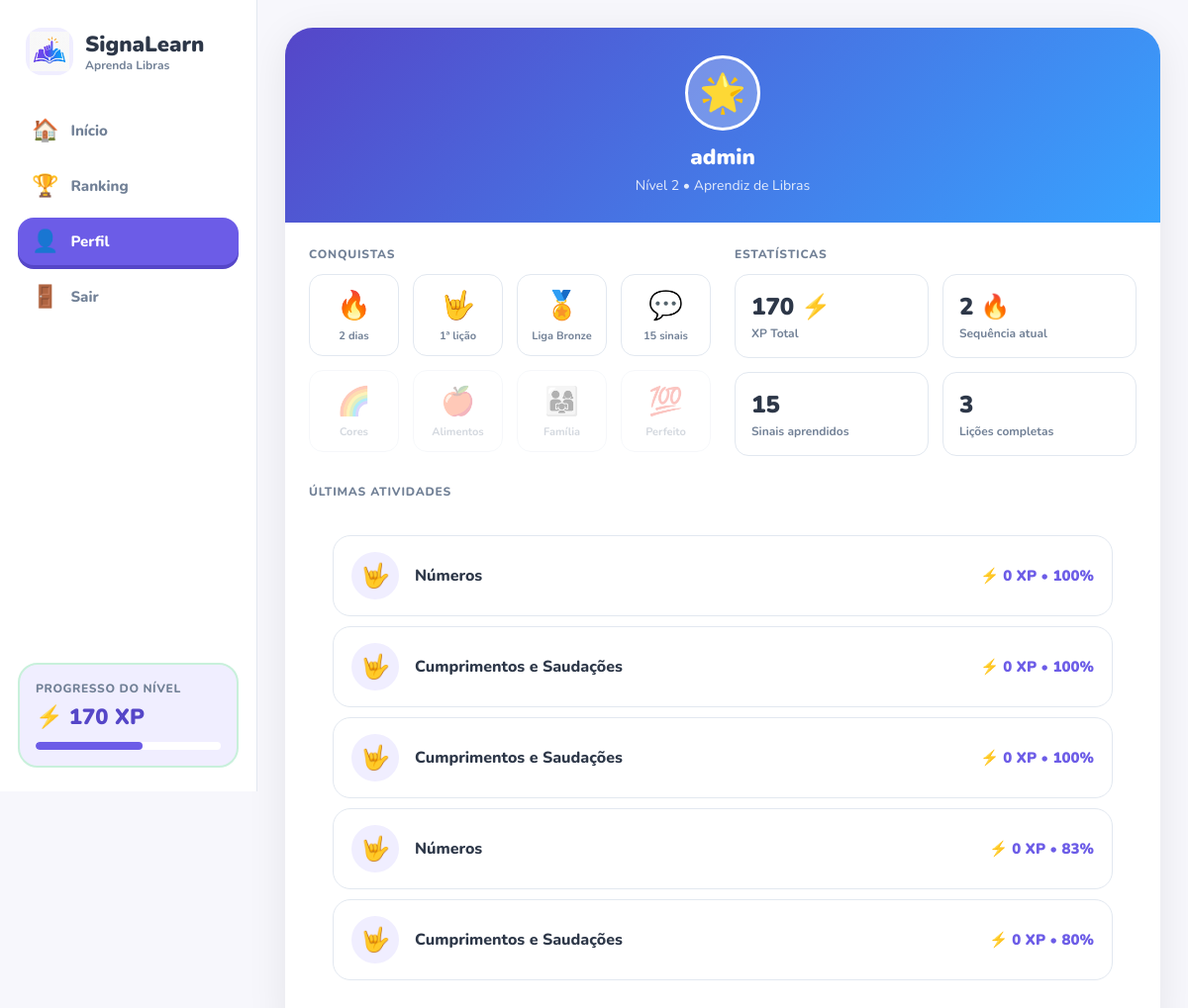
/perfil/ (signed in), run on the app's committed database.
### core/models.py (models this page shows, shortened)
class UserProfile(models.Model):
    user = models.OneToOneField(User, on_delete=models.CASCADE, related_name='profile')
    xp_total = models.PositiveIntegerField(default=0)
    current_streak = models.PositiveIntegerField(default=0)
    signs_learned = models.PositiveIntegerField(default=0)
    completed_lessons = models.PositiveIntegerField(default=0)
    level = models.PositiveIntegerField(default=1)
    league = models.CharField(max_length=30, default='Bronze')
    last_lesson_date = models.DateField(null=True, blank=True)

class LessonAttempt(models.Model):
    user = models.ForeignKey(User, on_delete=models.CASCADE, related_name='lesson_attempts')
    lesson_name = models.CharField(max_length=100)
    accuracy = models.PositiveIntegerField(default=0)
    xp_earned = models.PositiveIntegerField(default=0)
    completed_at = models.DateTimeField(default=timezone.now)

### core/views.py (the view)
# urls.py: path('perfil/', views.profile, name='profile'),
@never_cache
@login_required
def profile(request):
    profile_obj = get_user_profile(request.user)
    attempts = LessonAttempt.objects.filter(
        user=request.user
    ).order_by('-completed_at')[:5]
    return render(request, 'profile.html', {
        'active_tab': 'profile',
        'profile': profile_obj,
        'attempts': attempts,
        'xp_progress_percent': get_xp_progress_percent(profile_obj),
    })

### core/views.py (called while the page is built)
def get_user_profile(user):
    profile_obj, created = UserProfile.objects.get_or_create(user=user)
    return profile_obj

def get_xp_required_for_level(level):
    requirements = {
        1: 100,
        2: 120,
        3: 150,
    }
    return requirements.get(level, 150)

def get_level_from_xp(xp_total):
    level = 1
    remaining_xp = xp_total
    while remaining_xp >= get_xp_required_for_level(level):
        remaining_xp -= get_xp_required_for_level(level)
        level += 1
    return level

def get_current_level_xp(profile_obj):
    remaining_xp = profile_obj.xp_total
    level = 1
    while remaining_xp >= get_xp_required_for_level(level):
        remaining_xp -= get_xp_required_for_level(level)
        level += 1
    return remaining_xp

def get_xp_progress_percent(profile_obj):
    current_level = get_level_from_xp(profile_obj.xp_total)
    current_level_xp = get_current_level_xp(profile_obj)
    xp_required = get_xp_required_for_level(current_level)
    return int((current_level_xp / xp_required) * 100)

### core/templates/profile.html (shortened to what this page needs)
{% extends 'base.html' %}
{% block content %}
<div class="screen active" id="screen-profile">
  <div class="profile-header">
    <div class="profile-avatar">🌟</div>
    <div class="profile-name">
      {{ user.first_name|default:user.username }}
    </div>
    <div class="profile-level">
      Nível {{ profile.level }} • Aprendiz de Libras
    </div>
  </div>
  <div class="profile-content">
    <div class="profile-desktop-grid">
      <section>
        <div class="section-title">Conquistas</div>
        <div class="badges-grid">
          <div class="badge-item">
            <span class="badge-emoji">🔥</span>
            <div class="badge-name">
              {{ profile.current_streak }} dias
            </div>
          </div>
          <div class="badge-item">
            <span class="badge-emoji">🤟</span>
            <div class="badge-name">1ª lição</div>
          </div>
          <div class="badge-item">
            <span class="badge-emoji">🏅</span>
            <div class="badge-name">
              Liga {{ profile.league }}
            </div>
          </div>
          <div class="badge-item">
            <span class="badge-emoji">💬</span>
            <div class="badge-name">
              {{ profile.signs_learned }} sinais
            </div>
          </div>
          <div class="badge-item" style="opacity:0.3">
            <span class="badge-emoji">🌈</span>
            <div class="badge-name">Cores</div>
          </div>
          <div class="badge-item" style="opacity:0.3">
            <span class="badge-emoji">🍎</span>
            <div class="badge-name">Alimentos</div>
          </div>
          <div class="badge-item" style="opacity:0.3">
            <span class="badge-emoji">👨‍👩‍👧</span>
            <div class="badge-name">Família</div>
          </div>
          <div class="badge-item" style="opacity:0.3">
            <span class="badge-emoji">💯</span>
            <div class="badge-name">Perfeito</div>
          </div>
        </div>
      </section>
      <section>
        <div class="section-title">Estatísticas</div>
        <div class="stats-grid">
          <div class="profile-stat">
            <div class="value">{{ profile.xp_total }} ⚡</div>
            <div class="label">XP Total</div>
          </div>
          <div class="profile-stat">
            <div class="value">{{ profile.current_streak }} 🔥</div>
            <div class="label">Sequência atual</div>
          </div>
          <div class="profile-stat">
            <div class="value">{{ profile.signs_learned }}</div>
            <div class="label">Sinais aprendidos</div>
          </div>
          <div class="profile-stat">
            <div class="value">{{ profile.completed_lessons }}</div>
            <div class="label">Lições completas</div>
          </div>
        </div>
      </section>
    </div>
    <section style="margin-top: 28px;">
      <div class="section-title">Últimas atividades</div>
      {% if attempts %}
        <div class="rank-content">
          {% for attempt in attempts %}
            <div class="rank-item">
              <div class="rank-avatar">🤟</div>
              <div class="rank-name">
                {{ attempt.lesson_name }}
              </div>
              <div class="rank-xp">
                ⚡ {{ attempt.xp_earned }} XP • {{ attempt.accuracy }}%
              </div>
            </div>
          {% endfor %}
        </div>
      {% else %}
        <div class="continue-panel">
          <p>Você ainda não completou nenhuma lição.</p>
        </div>
      {% endif %}
    </section>
  </div>
</div>
{% endblock %}

### core/templates/partials/bottom_nav.html
{% load static %}
<aside class="side-nav">
  <div class="brand">
    <div class="brand-icon brand-logo-box">
      <img src="{% static 'LogoPNG.png' %}" alt="Logo SignaLearn" class="brand-logo-img">
    </div>
    <div>
      <div class="brand-name">SignaLearn</div>
      <div class="brand-subtitle">Aprenda Libras</div>
    </div>
  </div>
  <nav class="nav-menu">
  <a href="{% url 'home' %}" class="nav-btn {% if active_tab == 'home' %}active{% endif %}">
    <span class="nav-icon">🏠</span>
    <span>Início</span>
  </a>
  <a href="{% url 'ranking' %}" class="nav-btn {% if active_tab == 'ranking' %}active{% endif %}">
    <span class="nav-icon">🏆</span>
    <span>Ranking</span>
  </a>
  <a href="{% url 'profile' %}" class="nav-btn {% if active_tab == 'profile' %}active{% endif %}">
    <span class="nav-icon">👤</span>
    <span>Perfil</span>
  </a>
  <a href="{% url 'logout' %}" class="nav-btn">
    <span class="nav-icon">🚪</span>
    <span>Sair</span>
  </a>
</nav>
  <div class="side-card">
    <div class="side-card-title">Progresso do nível</div>
    <div class="side-card-xp">⚡ {{ profile.xp_total|default:0 }} XP</div>
    <div class="mini-progress">
      <div class="mini-progress-fill" style="width: {{ xp_progress_percent|default:0 }}%"></div>
    </div>
  </div>
</aside>

### data on the page
UserProfile: xp_total "170", level "2", current_streak "2", league "Bronze", signs_learned "15", completed_lessons "3"
LessonAttempt: lesson_name "Números", xp_earned "0", accuracy "100"
LessonAttempt: lesson_name "Cumprimentos e Saudações", xp_earned "0", accuracy "100"
LessonAttempt: lesson_name "Cumprimentos e Saudações", xp_earned "0", accuracy "100"
LessonAttempt: lesson_name "Números", xp_earned "0", accuracy "83"
LessonAttempt: lesson_name "Cumprimentos e Saudações", xp_earned "0", accuracy "80"

### other printed values
{{ user.first_name|default:user.username }} "admin"
